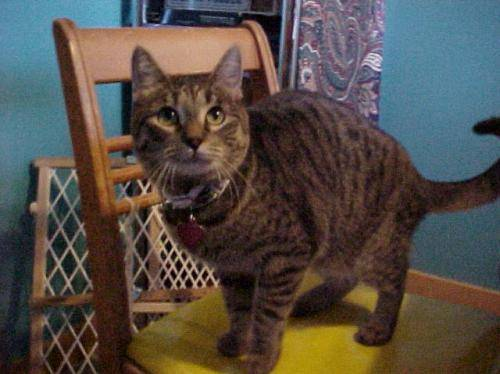
#> input picture data/animal_dataset/cat/cats_00001.jpg, 500 x 374 px; its folder holds only this picture in this run
$ jupyter execute --allow-errors KNN_Classification.ipynb
#> lines starting #> are read from the running program, lines starting #| are printed output that depends on the picture
## 1. Import Libraries and Download Dataset

Download the animal dataset directly from Google Drive and extract it automatically.

[cell 1]
import os
import cv2
import numpy as np
import matplotlib.pyplot as plt
import urllib.request
# Use dataset from data folder
dataset_path = "../data/animal_dataset"
if os.path.exists(dataset_path):
    print("Dataset found in data folder!")
else:
    print("Dataset not found. Please ensure animal_dataset exists in data folder.")

## 2. Load Dataset Classes

Identify the 3 animal classes in the dataset.

[cell 2]
dataset_path = "../data/animal_dataset"
animals = sorted(os.listdir(dataset_path))
print(f"Classes found: {animals}")

[cell 3]
selected_images = {}
for animal in animals:
    animal_path = os.path.join(dataset_path, animal)
    images = os.listdir(animal_path)
    selected_images[animal] = images
    print(f"{animal}: {len(images)} images")
#> pass 2 of the loop `for animal in animals:`:

## 3. Preprocessing Configuration

**Key Parameters:**
- **Image Size:** 32x32 pixels (reduces computation time)
- **Grayscale Conversion:** Reduces dimensionality from 3 channels to 1
- **Images per Class:** 100
- **K Values:** Testing from 2 to 19

[cell 4]
image_size = 32
images_count = 100
k_values = list(range(2, 20))

## 4. Load and Preprocess Images

Load all images, convert to grayscale, resize to 32x32, and flatten to 1D vectors.

[cell 5]
X_train = []
y_train = []

for label, animal in enumerate(animals):
    animal_path = os.path.join(dataset_path, animal)
    for i, img_name in enumerate(selected_images[animal][:images_count]):
        img_path = os.path.join(animal_path, img_name)
        img = cv2.imread(img_path, cv2.IMREAD_GRAYSCALE)
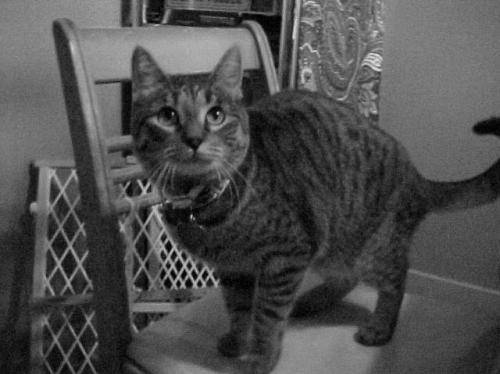
#> img: shape (374, 500); min 0, max 230, mean 78
        img = cv2.resize(img, (image_size, image_size))
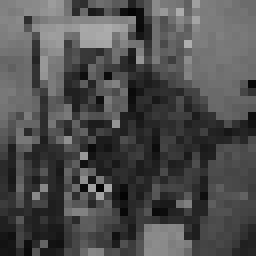
#> img: shape (32, 32) (shown 8 times larger); min 4, max 173, mean 77.9
        X_train.append(img.flatten())
        y_train.append(label)
#> pass 2 of the loop `for label, animal in enumerate(animals):`:
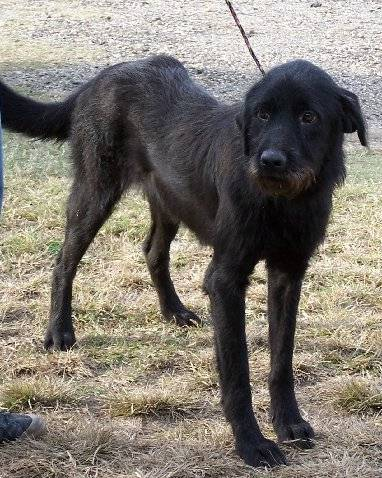
#> input picture data/animal_dataset/dog/dogs_00001.jpg, 382 x 478 px
#> `img = cv2.imread(img_path, cv2.IMREAD_GRAYSCALE)`:
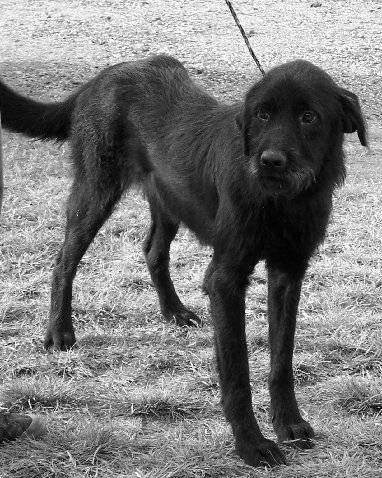
#> img: shape (478, 382); min 0, max 255, mean 123.6
#> `img = cv2.resize(img, (image_size, image_size))`:
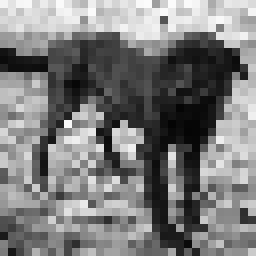
#> img: shape (32, 32) (shown 8 times larger); min 4, max 251, mean 123.6

X_train = np.array(X_train)
y_train = np.array(y_train)

print(f"Training data shape: {X_train.shape}")
#| Training data shape: (2, 1024)
print(f"Training labels shape: {y_train.shape}")
print(f"Total images: {len(X_train)}")
#| Total images: 2

## 5. Visualize Sample Images

Display 3 sample images from each class to verify data loading.

[cell 6]
fig, axes = plt.subplots(3, 3, figsize=(10, 10))
#> (the rest of this cell did not finish here and is left out)

## 6. Implement L1 Distance (Manhattan Distance)

**Formula:** $d_{L1}(x, y) = \sum_{i=1}^{n} |x_i - y_i|$

**Also implement L2 Distance (Euclidean) for comparison:**

$d_{L2}(x, y) = \sqrt{\sum_{i=1}^{n} (x_i - y_i)^2}$

[cell 7]
def l1_distance(X_train, x_test):
    """Calculate L1 (Manhattan) distance between test sample and all training samples."""
    return np.sum(np.abs(X_train - x_test), axis=1)

def l2_distance(X_train, x_test):
    """Calculate L2 (Euclidean) distance between test sample and all training samples."""
    return np.sqrt(np.sum((X_train - x_test)**2, axis=1))

## 7. KNN Prediction Function

**Algorithm:**
1. Calculate distances from test sample to all training samples
2. Find K nearest neighbors
3. Use majority voting to determine predicted class

[cell 8]
def predict(X_train, y_train, x_test, k, distance_metric='l2'):
    """Predict class label for a test sample using KNN."""
    if distance_metric == 'l1':
        distances = l1_distance(X_train, x_test)
    else:
        distances = l2_distance(X_train, x_test)

    # Get indices of k nearest neighbors
    k_nearest_indices = np.argsort(distances)[:k]
    k_nearest_labels = y_train[k_nearest_indices]

    # Majority voting
    prediction = np.bincount(k_nearest_labels).argmax()
    return prediction

## 8. Implement 5-Fold Cross-Validation

**Cross-Validation Process:**
1. Split dataset into 5 equal folds
2. For each fold:
   - Use 4 folds for training
   - Use 1 fold for validation
3. Calculate average accuracy across all 5 folds

[cell 9]
def cross_validation(X, y, k_values, n_folds=5, distance_metric='l2'):
    """Perform k-fold cross-validation for different K values."""
#> called with X = array of shape (2, 1024), y = array of shape (2,), n_folds = 5, distance_metric = 'l2'
    fold_size = len(X) // n_folds
#> fold_size = 0
    accuracies = {k: [] for k in k_values}

    for fold in range(n_folds):
        # Create validation fold
        val_start = fold * fold_size
        val_end = val_start + fold_size

        # Split data
        X_val = X[val_start:val_end]
        y_val = y[val_start:val_end]
        X_train_fold = np.concatenate([X[:val_start], X[val_end:]])
        y_train_fold = np.concatenate([y[:val_start], y[val_end:]])

        # Test each K value
        for k in k_values:
            correct = 0
            for i in range(len(X_val)):
                pred = predict(X_train_fold, y_train_fold, X_val[i], k, distance_metric)
                if pred == y_val[i]:
                    correct += 1
            accuracy = correct / len(X_val)
            accuracies[k].append(accuracy)

        print(f"Fold {fold + 1}/{n_folds} completed")
#> this loop made 1 pass
#> (val_start, val_end, y_train_fold) on pass 1: (0, 0, [0, 1])

    # Calculate average accuracy for each K
    avg_accuracies = {k: np.mean(accuracies[k]) for k in k_values}
    return avg_accuracies
